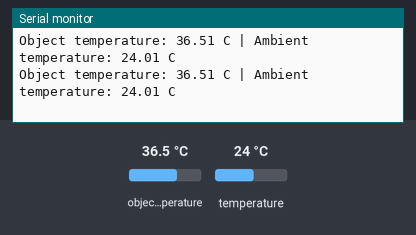
The sketch below on a simulated Arduino Uno, built with avr-gcc and run on an emulated ATmega328P. Shown: the last lines printed to the serial monitor. Inputs (shaded band) come from the test bench; at power-on: object temperature 36.5 °C, temperature 24 °C.

Above: at 1.3 s.
1.4 s: object temperature set to 20 °C
At 1.9 s:
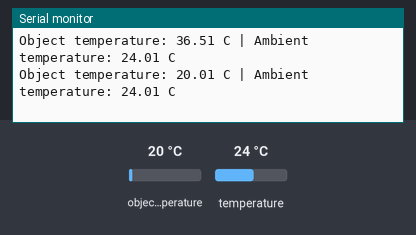
2.9 s: temperature set to 12 °C
At 3.5 s:
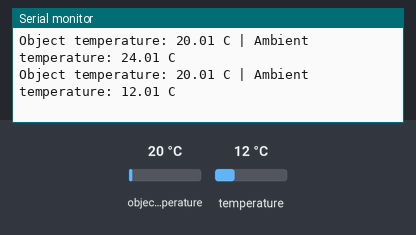
4.4 s: object temperature set to 26 °C
At 5.0 s:
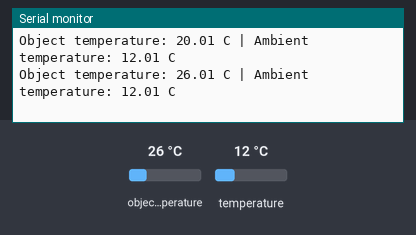
Timing chart, 0 to 7.4 s (numbered marks = the images above; inputs shaded):
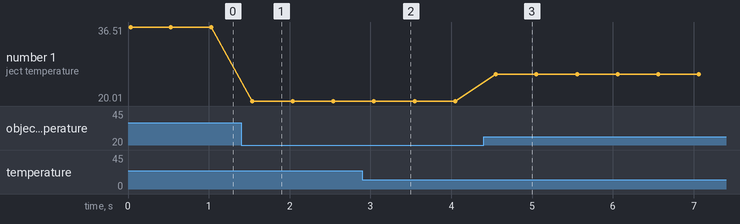

Measured:
- after the input at 1.4 s, the serial monitor: prints a new line after 0.13 s (image 1)
- after the input at 2.9 s, the serial monitor: prints a new line after 0.14 s (image 2)
- after the input at 4.4 s, the serial monitor: prints a new line after 0.15 s (image 3)
- plotted number 1: 36.51 → 20.01 after the input at 1.4 s, 20.01 → 26.01 after the input at 4.4 s

The sketch:

mlx90614_test.ino
```cpp
/*
  MLX90614 standalone test - Arduino UNO
  Wiring: VIN/VCC -> compatible supply, GND -> GND,
          SDA -> A4, SCL -> A5.
  Install Adafruit MLX90614 library.
  Serial Monitor: 9600 baud.
*/

#include <Wire.h>
#include <Adafruit_MLX90614.h>

Adafruit_MLX90614 mlx = Adafruit_MLX90614();

void setup() {
  Serial.begin(9600);
  Wire.begin();

  Serial.println(F("MLX90614 test"));

  if (!mlx.begin()) {
    Serial.println(F("MLX90614 not detected. Check wiring and voltage."));
    while (true) {
      delay(100);
    }
  }

  Serial.println(F("Sensor detected."));
}

void loop() {
  Serial.print(F("Object temperature: "));
  Serial.print(mlx.readObjectTempC(), 2);
  Serial.print(F(" C | Ambient temperature: "));
  Serial.print(mlx.readAmbientTempC(), 2);
  Serial.println(F(" C"));

  delay(500);
}
```
